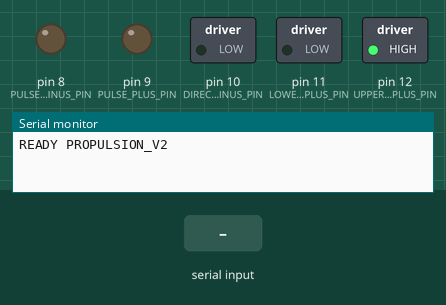
A sketch run on a simulated Arduino Uno, built with avr-gcc and run on an emulated ATmega328P. Parts: switched loads named in the sketch (green lamp = pin HIGH), output pins drawn as LEDs (lit = HIGH), the last lines printed to the serial monitor. The test bench sets the inputs (shaded band).

Above: at 1.2 s.
1.3 s: "V90\n" received over Serial
At 1.45 s:
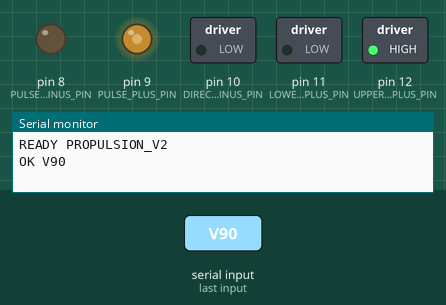
4.3 s: "?\n" received over Serial
7.3 s: "90,45\n" received over Serial
10.3 s: "V\n" received over Serial
Timing chart, 0 to 14.3 s (numbered marks = the images above; inputs shaded):
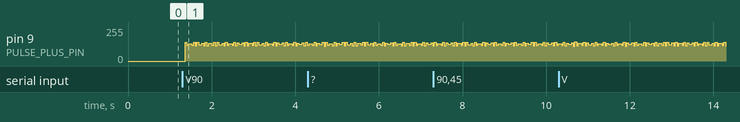

The sketch:

propulsion_controller.ino
```cpp
// 推进器步进电机控制固件
// 串口协议（115200, 8N1）：
//   V<signed_steps_per_second>\n  设置速度和方向，例如 V8000、V-4000、V0
//   S\n                           立即停止
//   ?\n                           返回当前速度

// 四个驱动器共用一组脉冲差分端，因此四个电机始终同步同速。
const uint8_t PULSE_MINUS_PIN = 8;  // D8  -> 四个驱动器 P-
const uint8_t PULSE_PLUS_PIN = 9;   // D9  -> 四个驱动器 P+

// 方向负端共用，方向正端按上下两组分开。
const uint8_t DIRECTION_MINUS_PIN = 10;       // D10 -> 四个驱动器 D-
const uint8_t LOWER_DIRECTION_PLUS_PIN = 11; // D11 -> 下面两个驱动器 D+
const uint8_t UPPER_DIRECTION_PLUS_PIN = 12; // D12 -> 上面两个驱动器 D+

// 当前采用“负端固定 LOW，正端输出信号”的方式。
const uint8_t SIGNAL_REFERENCE_LEVEL = LOW;

// 正速定义为“导管前进”。上下滑轮面对面，所以两组电机需反向旋转。
// 如果真机上正速实际表现为回退，只需交换这两个电平。
const uint8_t UPPER_FORWARD_LEVEL = HIGH;
const uint8_t LOWER_FORWARD_LEVEL = LOW;

const long MAX_SPEED_STEPS_PER_SECOND = 16000;
const unsigned long DIRECTION_SETUP_MICROS = 10;

char commandBuffer[32];
uint8_t commandLength = 0;
long commandedSpeed = 0;
unsigned long halfPeriodMicros = 0;
unsigned long lastEdgeMicros = 0;
bool stepLevel = false;
int currentDirection = 1; // 1=导管前进，-1=导管回退
unsigned long directionChangedMicros = 0;

void setTravelDirection(int direction) {
  digitalWrite(DIRECTION_MINUS_PIN, SIGNAL_REFERENCE_LEVEL);
  if (direction > 0) {
    digitalWrite(UPPER_DIRECTION_PLUS_PIN, UPPER_FORWARD_LEVEL);
    digitalWrite(LOWER_DIRECTION_PLUS_PIN, LOWER_FORWARD_LEVEL);
  } else {
    digitalWrite(UPPER_DIRECTION_PLUS_PIN, !UPPER_FORWARD_LEVEL);
    digitalWrite(LOWER_DIRECTION_PLUS_PIN, !LOWER_FORWARD_LEVEL);
  }
  currentDirection = direction;
  directionChangedMicros = micros();
}

void stopMotor() {
  commandedSpeed = 0;
  halfPeriodMicros = 0;
  stepLevel = false;
  // P+=P- 时差分电压为 0，驱动器不计步。
  digitalWrite(PULSE_PLUS_PIN, SIGNAL_REFERENCE_LEVEL);
}

void setSpeed(long speedStepsPerSecond) {
  speedStepsPerSecond = constrain(
      speedStepsPerSecond,
      -MAX_SPEED_STEPS_PER_SECOND,
      MAX_SPEED_STEPS_PER_SECOND);

  if (speedStepsPerSecond == 0) {
    stopMotor();
    return;
  }

  const int requestedDirection = speedStepsPerSecond > 0 ? 1 : -1;
  if (requestedDirection != currentDirection) {
    // 先将脉冲端回到静止电平，再改方向，避免方向切换时误计步。
    stepLevel = false;
    digitalWrite(PULSE_PLUS_PIN, SIGNAL_REFERENCE_LEVEL);
    setTravelDirection(requestedDirection);
  }
  commandedSpeed = speedStepsPerSecond;
  const unsigned long magnitude = labs(speedStepsPerSecond);
  halfPeriodMicros = 500000UL / magnitude;
  // 保证 STEP 高低电平都不短于 2 us；真实下限以驱动器手册为准。
  if (halfPeriodMicros < 2) halfPeriodMicros = 2;
  lastEdgeMicros = micros();
}

void processCommand(const char *command) {
  if (command[0] == 'V') {
    char *endPointer = nullptr;
    const long requestedSpeed = strtol(command + 1, &endPointer, 10);
    if (endPointer == command + 1 || *endPointer != '\0') {
      Serial.println("ERR FORMAT");
      return;
    }
    setSpeed(requestedSpeed);
    Serial.print("OK V");
    Serial.println(commandedSpeed);
  } else if (command[0] == 'S' && command[1] == '\0') {
    stopMotor();
    Serial.println("OK V0");
  } else if (command[0] == '?' && command[1] == '\0') {
    Serial.print("V");
    Serial.println(commandedSpeed);
  } else {
    Serial.println("ERR COMMAND");
  }
}

void readSerialCommands() {
  while (Serial.available() > 0) {
    const char incoming = static_cast<char>(Serial.read());
    if (incoming == '\r') continue;
    if (incoming == '\n') {
      commandBuffer[commandLength] = '\0';
      if (commandLength > 0) processCommand(commandBuffer);
      commandLength = 0;
    } else if (commandLength < sizeof(commandBuffer) - 1) {
      commandBuffer[commandLength++] = incoming;
    } else {
      commandLength = 0;
      Serial.println("ERR TOO_LONG");
    }
  }
}

void updateStepPulse() {
  if (commandedSpeed == 0 || halfPeriodMicros == 0) return;
  const unsigned long now = micros();
  if (static_cast<unsigned long>(now - directionChangedMicros) < DIRECTION_SETUP_MICROS) {
    return;
  }
  if (static_cast<unsigned long>(now - lastEdgeMicros) >= halfPeriodMicros) {
    lastEdgeMicros = now;
    stepLevel = !stepLevel;
    digitalWrite(PULSE_PLUS_PIN, stepLevel ? !SIGNAL_REFERENCE_LEVEL : SIGNAL_REFERENCE_LEVEL);
  }
}

void setup() {
  pinMode(PULSE_MINUS_PIN, OUTPUT);
  pinMode(PULSE_PLUS_PIN, OUTPUT);
  pinMode(DIRECTION_MINUS_PIN, OUTPUT);
  pinMode(LOWER_DIRECTION_PLUS_PIN, OUTPUT);
  pinMode(UPPER_DIRECTION_PLUS_PIN, OUTPUT);

  digitalWrite(PULSE_MINUS_PIN, SIGNAL_REFERENCE_LEVEL);
  digitalWrite(PULSE_PLUS_PIN, SIGNAL_REFERENCE_LEVEL);
  digitalWrite(DIRECTION_MINUS_PIN, SIGNAL_REFERENCE_LEVEL);
  setTravelDirection(1);

  Serial.begin(115200);
  stopMotor();
  Serial.println("READY PROPULSION_V2");
}

void loop() {
  // 两个函数都是非阻塞的，运动时仍能随时接收 V0/S 急停。
  readSerialCommands();
  updateStepPulse();
}
```
